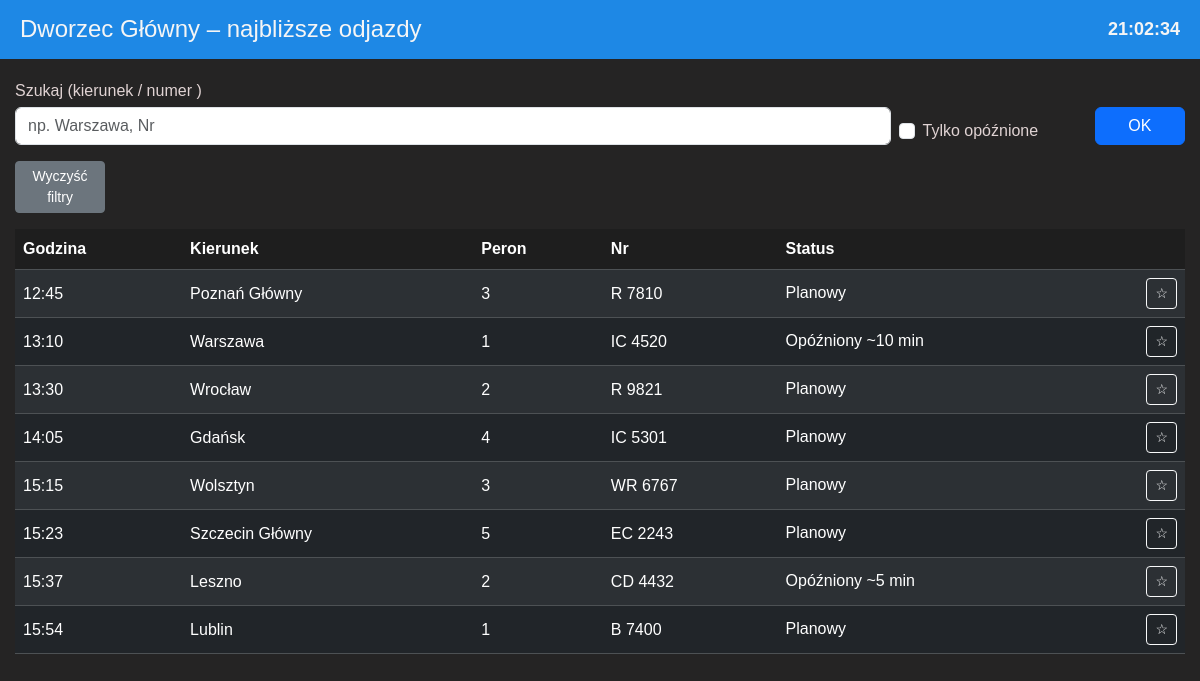
Page /dworzec/index.php on the committed database.
### tables this page shows
CREATE TABLE `departures` (
  `id` int(11) NOT NULL,
  `departure_time` time NOT NULL,
  `dest` varchar(120) NOT NULL,
  `platform` tinyint(3) UNSIGNED NOT NULL,
  `train_number` varchar(20) NOT NULL,
  `status` varchar(120) NOT NULL,
  `created_at` timestamp NOT NULL DEFAULT current_timestamp()
);

### dworzec/index.php (the view, shortened to what this page needs)
<?php
require_once 'db.php';
$q = trim($_GET['q'] ?? '');
$onlyDelayed = (($_GET['delayed'] ?? '') === '1');
class Departure implements RenderableRow {
    public function getId(): string {
        return md5($this->time . '|' . $this->dest . '|' . $this->number);
    }
    public function matchesQuery(string $q): bool {
        if ($q === '') return true;
        $hay = mb_strtolower($this->dest . ' ' . $this->number);
        return mb_strpos($hay, mb_strtolower($q)) !== false;
    }
    public function renderRow(bool $isFav, string $returnTo): string {
        $id = htmlspecialchars($this->getId(), ENT_QUOTES, 'UTF-8');
        $star = $isFav ? '⭐' : '☆';
        return
            '<tr>' .
                '<td>' . htmlspecialchars($this->time, ENT_QUOTES, 'UTF-8') . '</td>' .
                '<td>' . htmlspecialchars($this->dest, ENT_QUOTES, 'UTF-8') . '</td>' .
                '<td>' . htmlspecialchars((string)$this->platform, ENT_QUOTES, 'UTF-8') . '</td>' .
                '<td>' . htmlspecialchars($this->number, ENT_QUOTES, 'UTF-8') . '</td>' .
                '<td class="d-flex justify-content-between align-items-center gap-2">' .
                    '<span>' . htmlspecialchars($this->status, ENT_QUOTES, 'UTF-8') . '</span>' .
                    '<form method="post" style="margin:0;" class="fav-form">' .
                        '<input type="hidden" name="fav_id" value="' . $id . '">' .
                        '<input type="hidden" name="return_to" value="' . htmlspecialchars($returnTo, ENT_QUOTES, 'UTF-8') . '">' .
                        '<button type="submit" class="btn btn-sm btn-outline-light" title="Ulubione">' . $star . '</button>' .
                    '</form>' .
                '</td>' .
            '</tr>';
    }
}
class DepartureBoard {
    public function filter(string $q, bool $onlyDelayed): array {
        return array_values(array_filter($this->items, function(Departure $d) use ($q, $onlyDelayed) {
            if (!$d->matchesQuery($q)) return false;
            if ($onlyDelayed && !$d->isDelayed()) return false;
            return true;
        }));
    }
}
?>
<!DOCTYPE html>
<html lang="pl">
<head>
    <link
        href="https://cdn.jsdelivr.net/npm/bootstrap@5.3.3/dist/css/bootstrap.min.css"
        rel="stylesheet">
    <link rel="stylesheet" href="style.css">
</head>
<body>
<header class="d-flex justify-content-between align-items-center">
    <h1 class="h4 mb-0 ">Dworzec Główny – najbliższe odjazdy</h1>
    <div id="clock" class="fw-bold"></div>
</header>
<main class="container">
    <form class="filter-form mb-3" method="get" action="">
        <div class="row g-2 align-items-end">
            <div class="col-12 col-md-9">
                <label class="form-label mb-1" for="q">Szukaj (kierunek / numer )</label>
                <input type="text" id="q" name="q" class="form-control"
                       placeholder="np. Warszawa, Nr"
                       value="<?php echo htmlspecialchars($q, ENT_QUOTES, 'UTF-8'); ?>">
            </div>
            <div class="col-6 col-md-2">
                <div class="form-check">
                    <input class="form-check-input" type="checkbox" id="delayed" name="delayed" value="1"
                        <?php echo $onlyDelayed ? 'checked' : ''; ?>>
                    <label class="form-check-label" for="delayed">Tylko opóźnione</label>
                </div>
            </div>
            <div class="col-12 col-md-1 d-grid">
                <button type="submit" class="btn btn-primary">OK</button>
            </div>
            <div class="col-1 d-grid">
                <a class="btn btn-secondary btn-sm mt-2" href="index.php">Wyczyść filtry</a>
            </div>
        </div>
    </form>
    <div class="table-responsive">
        <table class="custom-table table table-dark table-striped table-hover align-middle">
            <thead>
                <tr>
                    <th>Godzina</th>
                    <th>Kierunek</th>
                    <th>Peron</th>
                    <th>Nr</th>
                    <th>Status</th>
                </tr>
            </thead>
            <tbody>
            <?php
                $sql = "
                    SELECT
                        DATE_FORMAT(departure_time, '%H:%i') AS time,
                        dest,
                        platform,
                        train_number AS number,
                        status
                    FROM departures
                    ORDER BY departure_time ASC
                ";
                $stmt = $pdo->query($sql);
                $rows = $stmt->fetchAll();
                $departures = [];
                foreach ($rows as $r) {
                    $departures[] = new Departure(
                        (string)$r['time'],
                        (string)$r['dest'],
                        (int)$r['platform'],
                        (string)$r['number'],
                        (string)$r['status']
                    );
                }
                $board = new DepartureBoard($departures);
                $filtered = $board->filter($q, $onlyDelayed);
                $returnTo = $_SERVER['REQUEST_URI'];
                if (count($filtered) === 0) {
                    echo '<tr><td colspan="5" class="text-center py-4">Brak wyników dla podanych filtrów.</td></tr>';
                } else {
                    foreach ($filtered as $d) {
                        $isFav = in_array($d->getId(), $_SESSION['fav'], true);
                        echo $d->renderRow($isFav, $returnTo);
                    }
                }
            ?>
            </tbody>
        </table>
    </div>
</main>
</body>
</html>

### dworzec/style.css (style rules this page uses)
body { margin: 0; font-family: Arial, sans-serif; background: #252424; color: #f5f5f5; }
header { background: #1e88e5; padding: 15px 20px; font-family: "Trebuchet MS", sans-serif; }
#clock { font-size: 18px; font-weight: bold; }
.container { max-width: 1500px; margin: 20px auto; padding: 0 15px; }
.custom-table th, .custom-table td { text-align: left; }
.custom-table th { background: #1e1e1e; }
.custom-table tr:nth-child(even) { background: #222; }
.custom-table tr:nth-child(odd) { background: #181818; }
.custom-table tbody tr { cursor: pointer; }
.filter-form .form-label, .filter-form .form-check-label { color: #e0d3d3; }

### rows in the picture
departures: time "12:45", dest "Poznań Główny", platform "3", train_number "R 7810", status "Planowy"
departures: time "13:10", dest "Warszawa", platform "1", train_number "IC 4520", status "Opóźniony ~10 min"
departures: time "13:30", dest "Wrocław", platform "2", train_number "R 9821", status "Planowy"
departures: time "14:05", dest "Gdańsk", platform "4", train_number "IC 5301", status "Planowy"
departures: time "15:15", dest "Wolsztyn", platform "3", train_number "WR 6767", status "Planowy"
departures: time "15:23", dest "Szczecin Główny", platform "5", train_number "EC 2243", status "Planowy"
departures: time "15:37", dest "Leszno", platform "2", train_number "CD 4432", status "Opóźniony ~5 min"
departures: time "15:54", dest "Lublin", platform "1", train_number "B 7400", status "Planowy"
